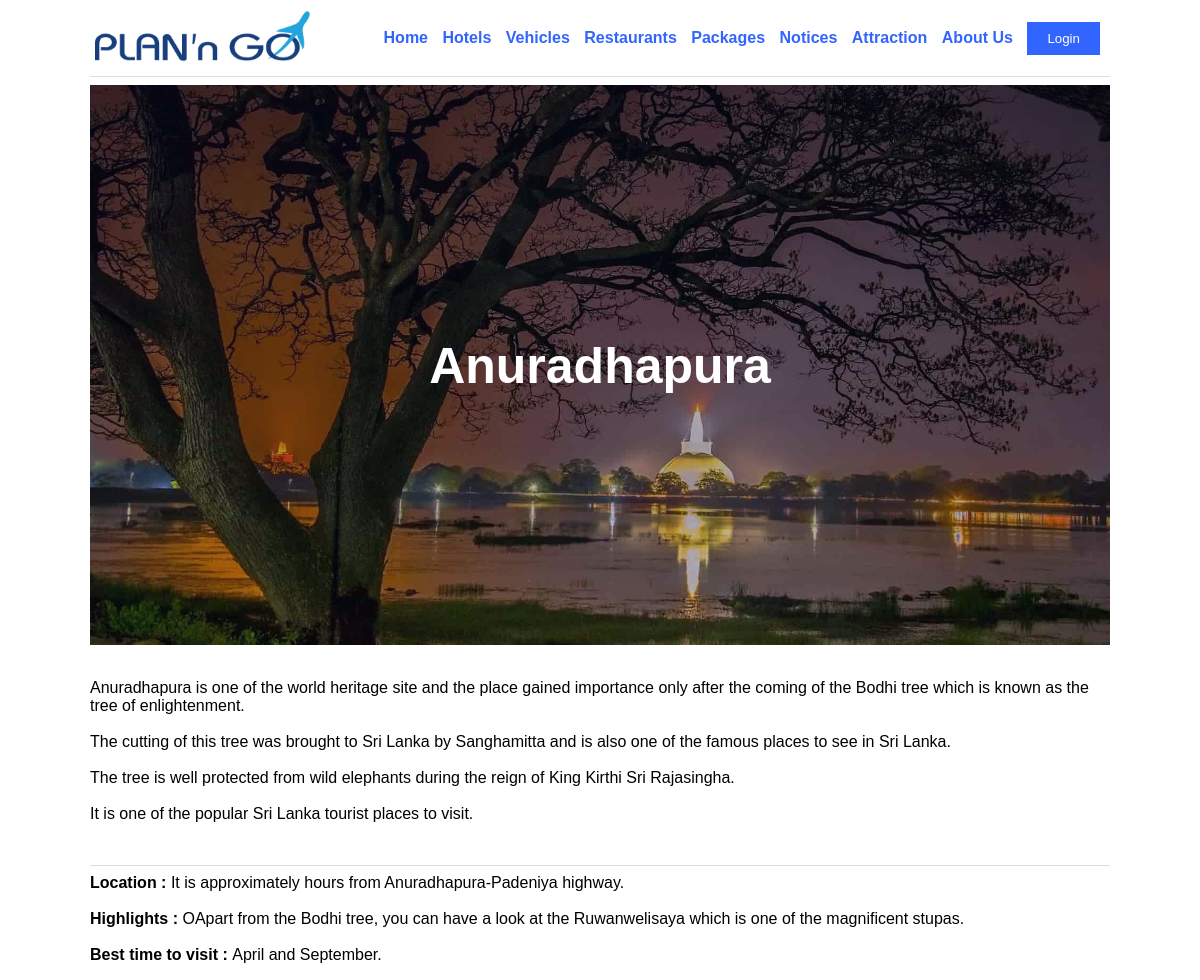
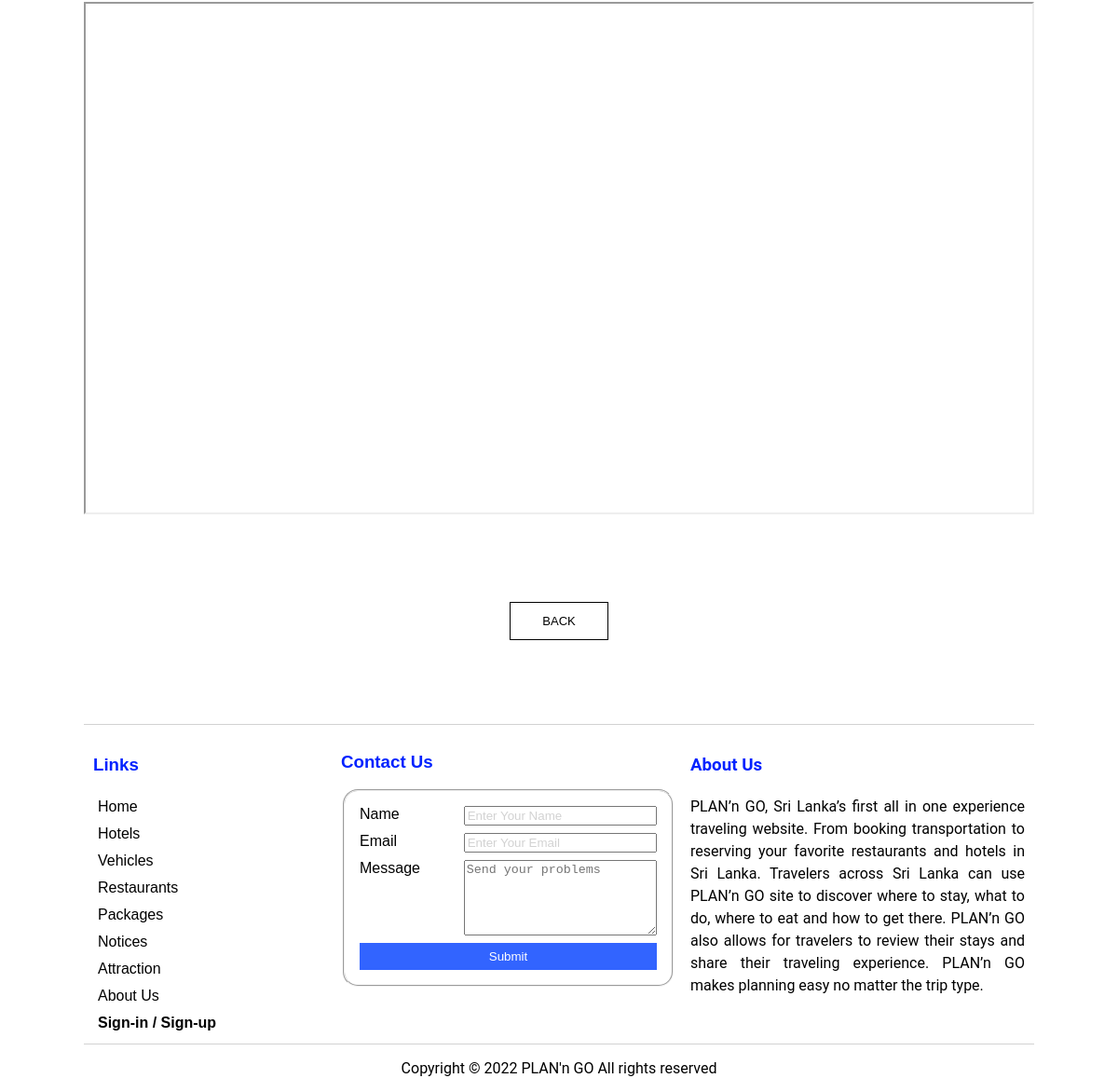
/attraction_view.php?attractionId=2, run on the app's committed database (2 pictures, top to bottom).
### tables this page shows
CREATE TABLE table_attraction(
  attractionId INT UNSIGNED AUTO_INCREMENT,
  attractionTitle VARCHAR(40) NOT NULL,
  attractionImageHome VARCHAR(40) NOT NULL,
  attractionImagePri VARCHAR(40) NOT NULL,
  attractionDescription TEXT NOT NULL,
  attractionLocationLink TEXT NOT NULL,
  PRIMARY KEY (attractionId)
);

### attraction_view.php (the view, shortened to what this page needs)
<?php
	$aid = htmlspecialchars($_REQUEST['attractionId']);
	$sqlattraction = "SELECT * FROM `table_attraction` WHERE `attractionId` = " . $aid;
	$conn = OpenCon();
	$resultattraction = $conn->query($sqlattraction);
	$resultattraction = $resultattraction->fetch_assoc();
	include 'head.php';
?>
	<link rel="stylesheet" href="css/attraction.css">
	<link rel="stylesheet" href="https://cdnjs.cloudflare.com/ajax/libs/font-awesome/6.0.0-beta3/css/all.min.css" />
	<?php include 'header.php' ?>
	<section class="header">
	<div class="text-box">
	<h1><?php echo $resultattraction['attractionTitle'] ?></h1>
	</div>
	</section>
		<br>
	<section><?php echo $resultattraction['attractionDescription'] ?></section>
		<br>
	<section style="width: 100%;">
		<iframe style="width: 100%;" src="<?php echo $resultattraction['attractionLocationLink'] ?>" width="1150" height="550" style="border:0;" allowfullscreen="" loading="lazy"></iframe>
	</section>
	<section class="cta">
		<a href="attraction.php" class="back-btn">BACK</a>
	</section>
	<?php include 'footer.php' ?>
</body>
</html>

### css/main.css (style rules this page uses)
:root { --extralightblue: #ccddff; --lightblue: #7d9dff; --midblue: #3264ff; --darkblue: #0022ff; --black20: #11111120; --black30: #11111130; --black65: #11111165; --ash: #919191; --lightblack: #dadfe6; --midblack: #737373; }
* { box-sizing: border-box; transition: all .15s ease; }
body { overflow-x: hidden; width: 85%; margin-left: auto; margin-right: auto; font-family: sans-serif, "Times New Roman"; }
hr { border: 10px; border-top : 1px solid var(--lightblack); }
section, footer, .copyright, .nav_link li { opacity: 0; }
footer, .copyright, section { animation: FadeUp 0.25s ease forwards; }
section { animation-delay: .25s; }

### css/attraction.css (style rules this page uses)
.text-box { width: 90%; color: #fff; position: absolute; top: 50%; left: 50%; transform: translate(-50%,-50%); text-align: center; }
.text-box h1 { font-size: 50px; }
.back-btn { display: inline-block; text-decoration: none; color: black; border: 1px solid black; padding: 12px 34px; font-size: 13px; background: transparent; position: relative; cursor: pointer; }
.cta { background-position: center; text-align: center; padding: 90px; }

### data on the page
table_attraction: attractionTitle "Anuradhapura", attractionDescription "Anuradhapura is one of the world heritage site and the place gained importance only after the coming of the Bodhi tree which is known as the tree of enlightenment. The cutting of this tree was brought to Sri Lanka by Sanghamitta and is also one of the famous places to see in Sri Lanka. The tree is well protected from wild elephants during the reign of King Kirthi Sri Rajasingha. It is one of the popular Sri Lanka tourist places to visit. Location : It is approximately hours from Anuradhapura-Padeniya highway. Highlights : OApart from the Bodhi tree, you can have a look at the Ruwanwelisaya which is one of the magnificent stupas. Best time to visit : April and September."
